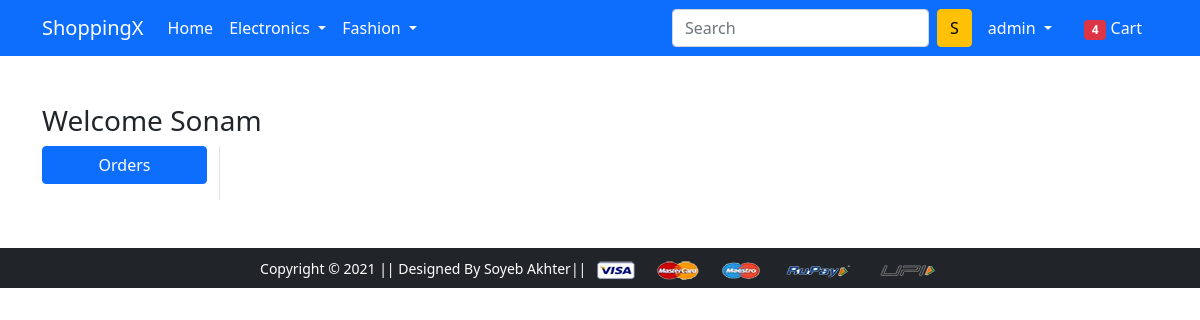
The page /orders/ (signed in) on the database as committed earlier.
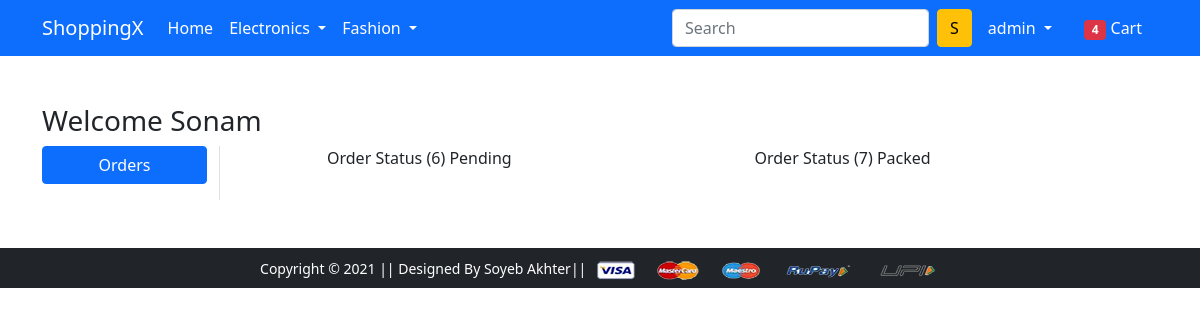
The same page on the database as committed later.
### app/models.py (models this page shows)
class OrderPlaced(models.Model):
    user = models.ForeignKey(User, on_delete=models.CASCADE)
    customer = models.ForeignKey(Customer, on_delete=models.CASCADE)
    product = models.ForeignKey(Product, on_delete=models.CASCADE)
    quantity = models.PositiveIntegerField(default=1)
    ordered_date = models.DateTimeField(auto_now_add=True)
    status = models.CharField(choices=STATUS_CHOICES, max_length=50,
                                default='Pending')

### app/views.py (the view)
# urls.py: path('orders/', views.orders, name='orders'),
def orders(request):
    op = OrderPlaced.objects.filter(user=request.user)
    context = {
        'order_placed': op
    }
    return render(request, 'app/orders.html', context)

### app/templates/app/orders.html (shortened to what this page needs)
{% extends 'app/base.html' %}
{% load static %}
{% block main-content %}
<div class="container my-5">
 <div class="row">
 <h3>Welcome Sonam</h3>
  <div class="col-sm-2 border-end">
   <ul class="list-unstyled">
    <li class="d-grid"><a href="{% url 'orders' %}" class="btn btn-primary">Orders</a></li>
   </ul>
  </div>
  <div class="col-sm-9 offset-sm-1">
   <div class="row">
    {% for order in order_placed %}
    <div class="col-sm-6">Order Status ({{ order.id }})  {{ order.status }}</div>
    {% endfor %}
   </div>
  </div>
 </div>
</div>
{% endblock main-content %}

Rows that differ between the two databases and show on the page:
added OrderPlaced: id "6", status "Pending"
added OrderPlaced: id "7", status "Packed"
